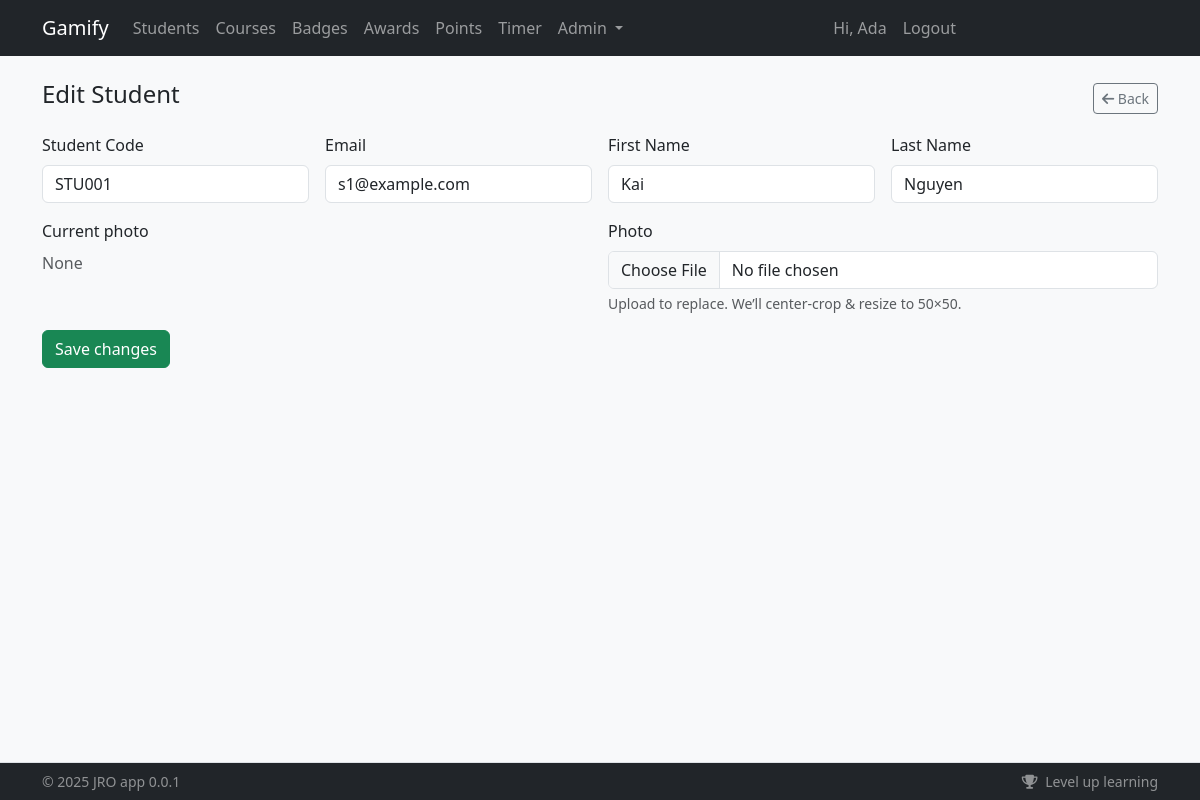
Page /students/3/edit (signed in) on the committed database.
### app/models/user.py (models this page shows, shortened)
class User(db.Model):
    __tablename__ = "users"
    id = db.Column(db.Integer, primary_key=True)
    student_code = db.Column(db.String(32), unique=True, nullable=True)
    email = db.Column(db.String(255), unique=True, nullable=False, index=True)
    first_name = db.Column(db.String(100), nullable=False)
    last_name = db.Column(db.String(100), nullable=False)
    password_hash = db.Column(db.String(255), nullable=False)
    registered_method = db.Column(db.String(20), nullable=False, default="site")  # site|bulk
    created_at = db.Column(db.DateTime, default=lambda: datetime.now(timezone.utc))
    avatar = db.Column(db.String(255), nullable=True)
    is_active = db.Column(db.Boolean, default=True, nullable=False)
    issued_badges = db.relationship(
        "Badge",
        backref="creator",
        lazy=True,
        foreign_keys="Badge.created_by_id",
    )
    attendances = db.relationship(
        "Attendance",
        foreign_keys="Attendance.student_id",
        back_populates="student",
        cascade="all, delete-orphan",
    )
    marked_attendances = db.relationship(
        "Attendance",
        foreign_keys="Attendance.marked_by_user_id",
        back_populates="marked_by",
    )
    roles = db.relationship("Role", secondary="user_roles", backref="users")
    groups = db.relationship("Group", secondary="user_groups", backref="users")
    @property
    def role(self):
        """Returns the user's primary role name."""
        if self.roles:
            return self.roles[0].name
        return "student"

### app/routers/students/routes.py (the view)
@router.get("/{user_id}/edit", response_class=HTMLResponse, name="students.edit_student")
def edit_student_form(
    user_id: int,
    request: Request,
    current_user: User | AnonymousUser = Depends(require_user),
    session: Session = Depends(get_db),
):
    if not _has_role(current_user, "admin"):
        flash(request, "Admin access required.", "danger")
        return RedirectResponse("/students/", status_code=303)
    student = session.get(User, user_id)
    if not student or student.role != "student":
        flash(request, "Not a student record.", "warning")
        return RedirectResponse("/students/", status_code=303)
    return render_template("students/edit.html", {"request": request, "student": student, "current_user": current_user})

### app/templates/students/edit.html (shortened to what this page needs)
{% extends "base.html" %}
{% block content %}
<div class="d-flex justify-content-between align-items-center mb-3">
  <h1 class="h4">Edit Student</h1>
  <a class="btn btn-sm btn-outline-secondary" href="{{ url_for('students.list_students') }}">
    <i class="fa fa-arrow-left"></i> Back
  </a>
</div>
<form method="post" enctype="multipart/form-data">
  <div class="row g-3">
    <div class="col-md-3">
      <label class="form-label" for="student_code">Student Code</label>
      <input class="form-control" id="student_code" name="student_code" type="text" value="{{ student.student_code or '' }}">
    </div>
    <div class="col-md-3">
      <label class="form-label" for="email">Email</label>
      <input class="form-control" id="email" name="email" type="email" value="{{ student.email }}" required>
    </div>
    <div class="col-md-3">
      <label class="form-label" for="first_name">First Name</label>
      <input class="form-control" id="first_name" name="first_name" type="text" value="{{ student.first_name }}" required>
    </div>
    <div class="col-md-3">
      <label class="form-label" for="last_name">Last Name</label>
      <input class="form-control" id="last_name" name="last_name" type="text" value="{{ student.last_name }}" required>
    </div>
    <div class="col-md-6">
      <label class="form-label">Current photo</label>
      <div class="d-flex align-items-center gap-2">
        {% if student.avatar %}
          <img src="{{ student.avatar }}" alt="" style="width:64px;height:64px;object-fit:cover" class="rounded-circle border">
          <span class="small text-muted">{{ student.avatar }}</span>
        {% else %}
          <span class="text-muted">None</span>
        {% endif %}
      </div>
    </div>
    <div class="col-md-6">
      <label class="form-label" for="image">Photo</label>
      <input class="form-control" id="image" name="image" type="file">
      <div class="form-text">Upload to replace. We’ll center-crop & resize to 50×50.</div>
    </div>
  </div>
  <div class="mt-3">
    <button class="btn btn-success">Save changes</button>
  </div>
</form>
{% endblock %}

### app/templates/base.html (shortened to what this page needs)
<!doctype html>
<html lang="en">
  <head>
    <link href="https://cdn.jsdelivr.net/npm/bootstrap@5.3.3/dist/css/bootstrap.min.css" rel="stylesheet">
    <link href="https://cdnjs.cloudflare.com/ajax/libs/font-awesome/6.5.2/css/all.min.css" rel="stylesheet">
    <link rel="stylesheet" href="{{ url_for('static', filename='css/main.css') }}">
    {% from "_macros.html" import csrf %}
  </head>
  <body class="bg-light">
    <nav class="navbar navbar-expand-lg navbar-dark bg-dark">
      <div class="container">
        <a class="navbar-brand" href="/">Gamify</a>
        <div class="collapse navbar-collapse" id="nav">
          <ul class="navbar-nav me-auto">
            <li class="nav-item"><a class="nav-link" href="/students/">Students</a></li>
            <li class="nav-item"><a class="nav-link" href="/courses/">Courses</a></li>
            <li class="nav-item"><a class="nav-link" href="/badges/">Badges</a></li>
            <li class="nav-item"><a class="nav-link" href="/awards/">Awards</a></li>
            <li class="nav-item"><a class="nav-link" href="/points/adjust">Points</a></li>
            <li class="nav-item"><a class="nav-link" href="/timer">Timer</a></li>
            {% if current_user.role == 'admin' %}
            <li class="nav-item dropdown">
              <a class="nav-link dropdown-toggle" href="#" role="button" data-bs-toggle="dropdown">
                Admin
              </a>
            </li>
            {% endif %}
          </ul>
          <ul class="navbar-nav me-auto">
            {% if current_user.is_authenticated %}
              <li class="nav-item"><span class="nav-link">Hi, {{ current_user.first_name }}</span></li>
              <li class="nav-item"><a class="nav-link btn-lilo" href="/auth/logout">Logout</a></li>
            {% else %}
              <li class="nav-item"><a class="nav-link" href="/auth/login">Login</a></li>
            {% endif %}
          </ul>
        </div>
      </div>
    </nav>
    <main class="container py-4">
      {% block content %}{% endblock %}
    </main>
    <footer id="app-footer" class="app-footer fixed-bottom bg-dark text-white-50 border-top">
      <div class="container py-2 d-flex flex-wrap justify-content-between small">
        <span>&copy; {{ 2025 }} {{config.AUTHOR}} {{config.APP_NAME}} {{config.APP_VERSION}}</span>
        <span>
          <i class="fa fa-trophy me-1"></i> Level up learning
        </span>
      </div>
    </footer>
  </body>
</html>

### app/templates/base.html (style rules this page uses)
main { padding-bottom: 80px; }
.app-footer { z-index: 1030; }

### rows in the picture
User: first_name "Ada"
User: student_code "STU001", email "s1@example.com", first_name "Kai", last_name "Nguyen"

### other values in the picture
{{ 2025 }} "2025"
{{ config.AUTHOR }} "JRO"
{{ config.APP_NAME }} "app"
{{ config.APP_VERSION }} "0.0.1"
